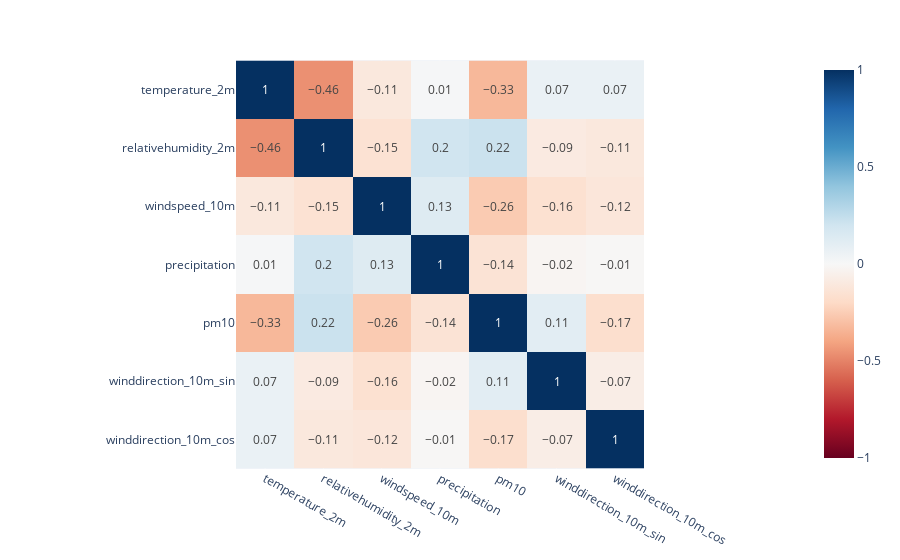

Notebook cell for this chart:
### Code cell
px.imshow(corrs[10].round(2), text_auto=True, color_continuous_scale="RdBu", zmin=-1, zmax=1)

### Figure 1 — Plotly figure (JSON) as saved in the notebook; plotly's stock layout.template omitted (floating-point values rounded to 4 significant figures)
{"data": [{"coloraxis": "coloraxis", "hovertemplate": "x: %{x}<br>y: %{y}<br>color: %{z}<extra></extra>", "name": "0", "texttemplate": "%{z}", "type": "heatmap", "x": ["temperature_2m", "relativehumidity_2m", "windspeed_10m", "precipitation", "pm10", "winddirection_10m_sin", "winddirection_10m_cos"], "xaxis": "x", "y": ["temperature_2m", "relativehumidity_2m", "windspeed_10m", "precipitation", "pm10", "winddirection_10m_sin", "winddirection_10m_cos"], "yaxis": "y", "z": [[1, -0.46, -0.11, 0.01, -0.33, 0.07, 0.07], [-0.46, 1, -0.15, 0.2, 0.22, -0.09, -0.11], [-0.11, -0.15, 1, 0.13, -0.26, -0.16, -0.12], [0.01, 0.2, 0.13, 1, -0.14, -0.02, -0.01], [-0.33, 0.22, -0.26, -0.14, 1, 0.11, -0.17], [0.07, -0.09, -0.16, -0.02, 0.11, 1, -0.07], [0.07, -0.11, -0.12, -0.01, -0.17, -0.07, 1]]}], "layout": {"coloraxis": {"cmax": 1, "cmin": -1, "colorscale": [[0, "rgb(103,0,31)"], [0.1, "rgb(178,24,43)"], [0.2, "rgb(214,96,77)"], [0.3, "rgb(244,165,130)"], [0.4, "rgb(253,219,199)"], [0.5, "rgb(247,247,247)"], [0.6, "rgb(209,229,240)"], [0.7, "rgb(146,197,222)"], [0.8, "rgb(67,147,195)"], [0.9, "rgb(33,102,172)"], [1, "rgb(5,48,97)"]]}, "margin": {"t": 60}, "xaxis": {"anchor": "y", "constrain": "domain", "domain": [0, 1], "scaleanchor": "y"}, "yaxis": {"anchor": "x", "autorange": "reversed", "constrain": "domain", "domain": [0, 1]}}}
